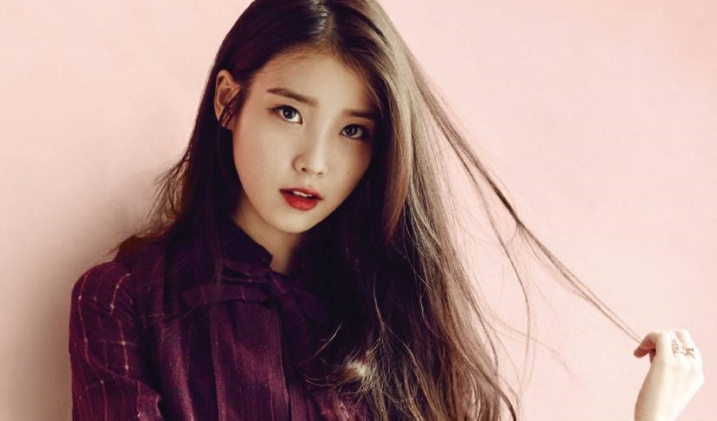
//> input picture Lab1/interpolation/IU_medium.jpg, 717 x 421 px
$ ./lab1-2 IU_medium.jpg 2   (built with g++ and OpenCV 4)
//> lines starting //> are read from the running program, lines starting //| are printed output that depends on the picture
#include <iostream>
#include <cstdlib>
#include <opencv2/opencv.hpp>
#include <opencv2/highgui/highgui.hpp>
//#include <opencv2/imgproc/imgproc.hpp>
#include <cmath>

using namespace std;
using namespace cv;

void 	bilinear_interpolation(Mat& input, Mat& output, float scalingFactor);

int 	main(int argc, char** argv) {

	Mat inputImg = imread(argv[1]);
//> inputImg is the input picture: 421 rows x 717 cols, CV_8UC3; mean B, G, R 138.9, 141.8, 171.9
	float scalingFactor = atof(argv[2]);
//> scalingFactor = 2

	int scaledWidth = round(1. * inputImg.cols * scalingFactor);
//> scaledWidth = 1434
	int scaledHeight = round(1. * inputImg.rows * scalingFactor);
//> scaledHeight = 842

	Mat outputImg1 = Mat(scaledHeight, scaledWidth, inputImg.type());
//> outputImg1: 842 rows x 1434 cols, CV_8UC3; every value is 0
	Mat outputImg2 = outputImg1.clone(); // for opencv build-in function

	// resize the input image by your bilinear_interpolation funcion
	bilinear_interpolation(inputImg, outputImg1, scalingFactor);
	// resize the input image by opencv
	resize(inputImg, outputImg2, Size(scaledWidth, scaledHeight), 0, 0, INTER_LINEAR);	//resize image

	imshow("My Interpolation", outputImg1);
	imshow("Opencv build-in function", outputImg2);
	waitKey(0);

	imwrite("output.jpg", outputImg1);
	imwrite("output2.jpg", outputImg2);

	return 0;
}


void 	bilinear_interpolation(Mat& input, Mat& output, float scalingFactor) {
//> called with scalingFactor = 2

	// write down your code here
	for(int i=0;i<output.rows;i++){
		for(int j=0;j<output.cols;j++){
			if((int)(i/scalingFactor)*scalingFactor == i && (int)(j/scalingFactor)*scalingFactor == j){
				output.at<Vec3b>(i,j)[0] = input.at<Vec3b>(i/scalingFactor,j/scalingFactor)[0];
				output.at<Vec3b>(i,j)[1] = input.at<Vec3b>(i/scalingFactor,j/scalingFactor)[1];
				output.at<Vec3b>(i,j)[2] = input.at<Vec3b>(i/scalingFactor,j/scalingFactor)[2];
			}
			else{
				output.at<Vec3b>(i,j)[0] = output.at<Vec3b>(i/scalingFactor,j/scalingFactor)[0] * ((float)(i/scalingFactor)+1-(float)(i/scalingFactor)) * ((float)(j/scalingFactor)+1-(float)(j/scalingFactor));
				output.at<Vec3b>(i,j)[0]+= output.at<Vec3b>(i/scalingFactor+1,j/scalingFactor)[0] * ((float)(i/scalingFactor)-(float)(i/scalingFactor)) * ((float)(j/scalingFactor)+1-(float)(j/scalingFactor));
				output.at<Vec3b>(i,j)[0]+= output.at<Vec3b>(i/scalingFactor,j/scalingFactor+1)[0] * ((float)(i/scalingFactor)+1-(float)(i/scalingFactor)) * ((float)(j/scalingFactor)-(float)(j/scalingFactor));
				output.at<Vec3b>(i,j)[0]+= output.at<Vec3b>(i/scalingFactor+1,j/scalingFactor+1)[0] * ((float)(i/scalingFactor)-(float)(i/scalingFactor)) * ((float)(j/scalingFactor)-(float)(j/scalingFactor));

				output.at<Vec3b>(i,j)[1] = output.at<Vec3b>(i/scalingFactor,j/scalingFactor)[1] * ((float)(i/scalingFactor)+1-(float)(i/scalingFactor)) * ((float)(j/scalingFactor)+1-(float)(j/scalingFactor));
				output.at<Vec3b>(i,j)[1]+= output.at<Vec3b>(i/scalingFactor+1,j/scalingFactor)[1] * ((float)(i/scalingFactor)-(float)(i/scalingFactor)) * ((float)(j/scalingFactor)+1-(float)(j/scalingFactor));
				output.at<Vec3b>(i,j)[1]+= output.at<Vec3b>(i/scalingFactor,j/scalingFactor+1)[1] * ((float)(i/scalingFactor)+1-(float)(i/scalingFactor)) * ((float)(j/scalingFactor)-(float)(j/scalingFactor));
				output.at<Vec3b>(i,j)[1]+= output.at<Vec3b>(i/scalingFactor+1,j/scalingFactor+1)[1] * ((float)(i/scalingFactor)-(float)(i/scalingFactor)) * ((float)(j/scalingFactor)-(float)(j/scalingFactor));

				output.at<Vec3b>(i,j)[2] = output.at<Vec3b>(i/scalingFactor,j/scalingFactor)[2] * ((float)(i/scalingFactor)+1-(float)(i/scalingFactor)) * ((float)(j/scalingFactor)+1-(float)(j/scalingFactor));
				output.at<Vec3b>(i,j)[2]+= output.at<Vec3b>(i/scalingFactor+1,j/scalingFactor)[2] * ((float)(i/scalingFactor)-(float)(i/scalingFactor)) * ((float)(j/scalingFactor)+1-(float)(j/scalingFactor));
				output.at<Vec3b>(i,j)[2]+= output.at<Vec3b>(i/scalingFactor,j/scalingFactor+1)[2] * ((float)(i/scalingFactor)+1-(float)(i/scalingFactor)) * ((float)(j/scalingFactor)-(float)(j/scalingFactor));
				output.at<Vec3b>(i,j)[2]+= output.at<Vec3b>(i/scalingFactor+1,j/scalingFactor+1)[2] * ((float)(i/scalingFactor)-(float)(i/scalingFactor)) * ((float)(j/scalingFactor)-(float)(j/scalingFactor));
			}
		}

	}
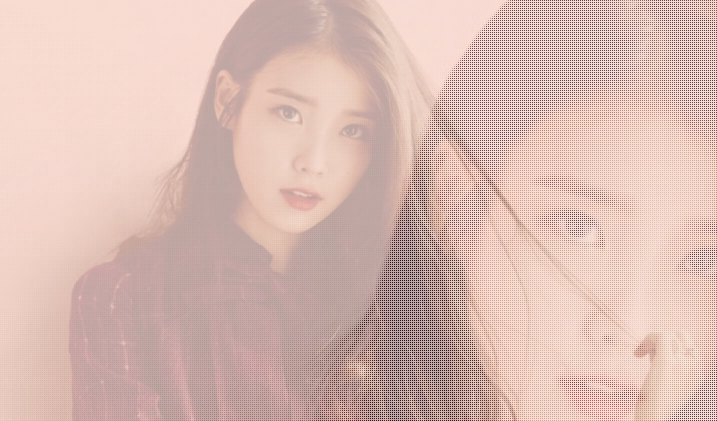
//> output: 842 rows x 1434 cols, CV_8UC3 (shown at 1/2 size); mean B, G, R 179.1, 187.3, 217.1
}
